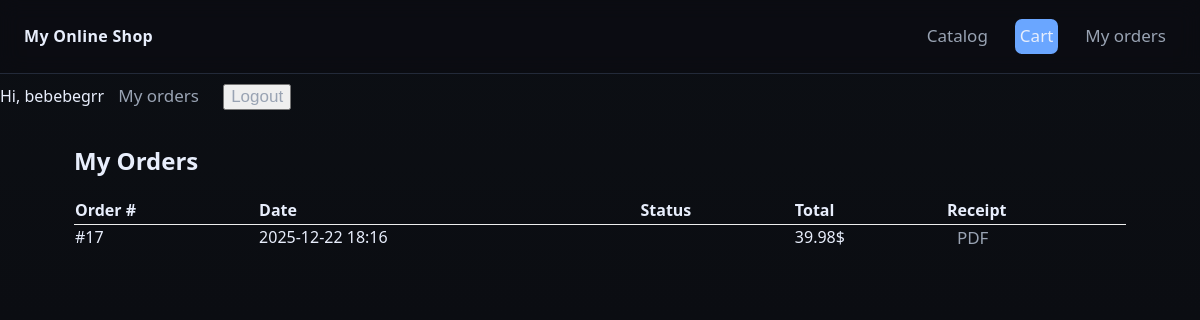
Screenshot of /my/orders/ (signed in) with the database file from the repository.
### shop/models.py (models this page shows, shortened)
class Order(models.Model):
    first_name=models.CharField(max_length=50)
    last_name=models.CharField(max_length=50, blank=True)
    email=models.EmailField()
    address=models.CharField(max_length=50)
    city=models.CharField(max_length=100, blank=True)
    created=models.DateTimeField(default=timezone.now, db_index=True)
    paid=models.BooleanField(default=False)
    payment_id=models.CharField(max_length=100, blank=True)
    user = models.ForeignKey(
        settings.AUTH_USER_MODEL,
        on_delete=models.SET_NULL,
        null=True,
        blank=True,
        related_name="orders"
    )
    class Meta:
        ordering=['-created']
    def get_total_cost(self):
        return sum(item.get_cost() for item in self.items.all())

class OrderItem(models.Model):
    order=models.ForeignKey(Order, related_name='items', on_delete=models.CASCADE)
    product=models.ForeignKey(Product, related_name='order_items', on_delete=models.PROTECT)
    price=models.DecimalField(max_digits=10, decimal_places=2)
    quantity=models.PositiveIntegerField(default=1)
    def get_cost(self):
        return self.price*self.quantity

### shop/views.py (the view)
# urls.py: path("my/orders/", views.my_orders, name="my_orders"),
@login_required
def my_orders(request):
    orders=Order.objects.filter(user=request.user).order_by("-created")
    return render(request, "shop/order/my_orders.html", {"orders": orders})

### shop/templates/shop/order/my_orders.html (shortened to what this page needs)
{%extends "shop/base.html"%}
{%block content%}
<section class="panel">
    <h2 style="margin-top:0">My Orders</h2>
    {%if orders%}
    <table style="width:100%; border-collapse:collapse; margin-top:12px">
        <thead>
            <tr>
                <th align="left">Order #</th>
                <th align="left">Date</th>
                <th align="left">Status</th>
                <th align="left">Total</th>
                <th align="left">Receipt</th>
            </tr>
        </thead>
        <tbody>
            {%for o in orders%}
            <tr style="border-top:1px solid #eee">
                <td>#{{o.id}}</td>
                <td>{{o.created|date:"Y-m-d H:i"}}</td>
                <td>{{o.status}}</td>
                <td>{{o.get_total_cost}}$</td>
                <td><a class="btn" href="{%url 'shop:order_pdf' o.id%}">PDF</a></td>
            </tr>
            {%endfor%}
        </tbody>
    </table>
    {%else%}
    <p class="muted">You have no orders yet.</p>
    {%endif%}
</section>
{%endblock%}

### shop/templates/shop/base.html (shortened to what this page needs)
{%load static%}
<!DOCTYPE html>
<html lang="en">
<head>
    <link rel="stylesheet" href="{%static 'css/style.css'%}">
</head>
<body>
    <header class="header">
        <div class="header__inner">
            <div class="logo"><a href="{%url 'shop:home'%}">My Online Shop</a></div>
            <nav class="nav">
                <a class="btn" href="{% url 'shop:home'%}">Catalog</a>
                <a class="btn btn--primary" href="{%url 'shop:cart_detail'%}">Cart</a>
                {%if request.user.is_authenticated%}
                <a href="{%url 'shop:my_orders'%}" class="btn">My orders</a>
                {%endif%}
            </nav>
        </div>
    </header>
    {%if request.user.is_authenticated%}
    <span class="muted">Hi, {{request.user.username}}</span>
    <a href="{%url 'shop:my_orders'%}" class="btn">My orders</a>
    <form action="{%url 'shop:logout'%}"method="post" style="display:inline">
        <button class="btn" type="submit">Logout</button>
    </form>
    {%else%}
    <a href="{%url 'shop:login'%}" class="btn">Login</a>
    <a href="{%url 'shop:signup'%}" class="btn btn--primary">Sign up</a>
    {%endif%}
    <div class="container">
        {%block content%}
        {%endblock%}
    </div>
</body>
</html>

### static/css/style.css (style rules this page uses)
:root { --bg:#0f1115; --panel:#151922; --muted:#99a3b3; --text:#e8eefc; --brand:#6aa6ff; --brand-2:#7ee787; --danger:#ff6b6b; --border:#232a39; --radius:14px; --shadow: 0 6px 24px rgba(0,0,0,.25); }
* { box-sizing: border-box; }
html, body { height: 100%; }
body { margin: 0; font: 16px/1.45 system-ui, -apple-system, Segoe UI, Roboto, Ubuntu; color: var(--text); background: linear-gradient(180deg, #0c0f14, #0b0d12 40%, #0f1115 100%); }
.container { max-width: 1100px; margin: 0 auto; padding: 24px; }
.header { position: sticky; top: 0; z-index: 5; background: rgba(11,13,18,.75); backdrop-filter: blur(10px); border-bottom: 1px solid var(--border); }
.header__inner { display: flex; align-items: center; gap: 16px; padding: 14px 24px; }
.logo { font-weight: 700; letter-spacing: .3px; }
.logo a { color: var(--text); text-decoration: none; }
.nav { margin-left: auto; display: flex; gap: 12px; }
.btn { font-size: 20px; color: var(--text); text-decoration: none; }

### shop/templates/shop/base.html (style rules this page uses)
.btn { font-size: 17px; color: var(--muted); text-decoration: none; margin: 10px; }
.btn--primary { margin: 5px; padding: 5px; border: none; border-radius: 7px; background: var(--brand); color: var(--text); }

### rows the page displays
Order: id "17", created "2025-12-22 18:16", get_total_cost "39.98"

### other values shown
{{ request.user.username }} "bebebegrr"
